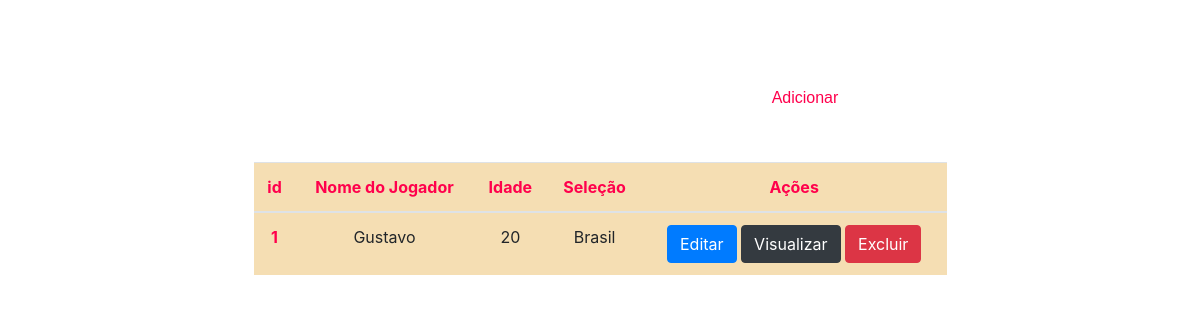
Before: / with the older database file.
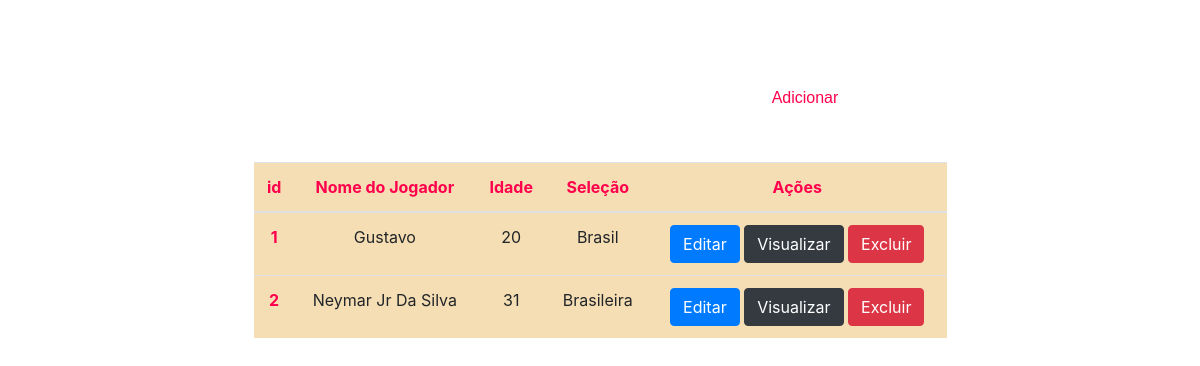
After: the same page with the newer database file.
### app/models.py (models this page shows)
class Atleta(models.Model):
    Nome = models.CharField(max_length=150)
    Idade = models.IntegerField()
    Selecao = models.CharField(max_length=150)

### app/views.py (the view)
# urls.py: 2. Add a URL to urlpatterns:  path('', views.home, name='home')
def home(request):
    data = {}
    data['db'] = Atleta.objects.all()
    return render(request, 'index.html', data)

### app/Templates/index.html (shortened to what this page needs)
<!DOCTYPE html>
<html lang="en">
<head>
    <link rel="stylesheet" href="https://cdn.jsdelivr.net/npm/bootstrap@4.0.0/dist/css/bootstrap.min.css"
>
</head>
<body>
    <div class="header">
        <div class="col-8 m-auto pt-2 pb-2 text-center">
            <h1>Lista de Jogadores</h1>
        </div>
        <div class="col-8 m-auto pt-2 pb-2 btn-section">
            <a href="/form" class="btn btn-success" id="back-btn">Adicionar</a>
        </div>
    </div>
    <div class="col-8 m-auto pt-2 pb-2 text-center">
        <table class="table">
            <thead class="thead">
                <tr>
                    <th scope="col">id</th>
                    <th scope="col">Nome do Jogador</th>
                    <th scope="col">Idade</th>
                    <th scope="col">Seleção</th>
                    <th scope="col">Ações</th>
                </tr>
            </thead>
            <tbody>
                {% for dbs in db %}
                <tr>
                    <th scope="row">{{dbs.id}}</th>
                    <td>{{dbs.Nome}}</td>
                    <td>{{dbs.Idade}}</td>
                    <td>{{dbs.Selecao}}</td>
                    <td>
                        <a href="/edit/{{dbs.id}}/" class="btn btn-primary">Editar</a>
                        <a href="/view/{{dbs.id}}/" class="btn btn-dark">Visualizar</a>
                        <a href="/delete/{{dbs.id}}/" class="btn btn-danger btnDel">Excluir</a>
                    </td>
                </tr>
                {% endfor %}
            </tbody>
        </table>
    </div>
    {% load static%}
</body>
</html>

### app/Templates/index.html (style rules this page uses)
body { background-image: url(https://pubimg.band.uol.com.br/files/fe9492021fcdfcaf9874.png); background-size: 100%; background-repeat: no-repeat; }
.header { width: 80%; margin: 0px auto; }
.btn-section { width: 100%; display: flex; align-items: center; justify-content: end; }
.header #back-btn { width: 200px; color: #ff004c; background-color: #fff; border: none; font-family: 'PT Sans Narrow', sans-serif; }
h1 { color: white; font-family: 'PT Sans Narrow', sans-serif; }
.table { width: 90%; background-color: wheat; margin: 30px auto; }
th { color: #ff004c; }

Changed rows visible on the page:
added Atleta: id "2", Nome "Neymar Jr Da Silva", Idade "31", Selecao "Brasileira"
